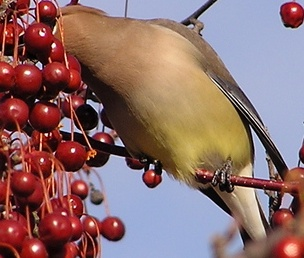
#> input picture tests/fixtures/bird_cedar_waxwing.jpg, 304 x 258 px; its folder holds only this picture in this run
$ python -i focus.py   (imports and definitions only)   (older library calls are emulated)
#> lines starting #> are read from the running program, lines starting #| are printed output that depends on the picture
"""Focus and exposure measurement for setting a lens by hand.

The Arducam UC-517 lenses have no software focus control -- libcamera
exposes neither ``LensPosition`` nor any ``Af`` control for them -- so
focus is a ring turned by hand at the enclosure. This module turns a
frame into the numbers that make that possible without a monitor.

Why the blur ratio and not the usual Laplacian variance
-------------------------------------------------------
Sharpness has to be reported as a percentage, and a percentage needs a
fixed zero. Three metrics were measured against the same frames under
known Gaussian blur:

- **Laplacian variance** spans four decades (0.88 to 10144 across a real
  frame and a random-texture target) and depends entirely on how much
  detail the scene happens to contain. A blank wall in perfect focus
  scores near zero. There is no value that means "focused".
- **Laplacian variance normalised by luma variance** is worse: it is not
  monotonic. Measured 0.0718 at sigma 4 and 0.2171 at sigma 8, so it
  reads *better* as the image gets blurrier. Unusable.
- **The blur ratio** used here re-blurs the frame and asks how much
  detail that destroys. A sharp frame loses a great deal, so the ratio
  is large; a frame that is already blurred loses almost nothing, so the
  ratio approaches 1.0.

That 1.0 is the point of the whole exercise: it is a floor with a
physical meaning -- "blurring this further changes nothing, it is
already as defocused as it can look" -- and it anchors the 0% end of the
scale to something real rather than to a scene-dependent constant.

The ceiling is the honest weakness
----------------------------------
``DEFAULT_CEILING`` maps the top of the scale and cannot be calibrated
until a genuinely in-focus frame exists on this hardware. Until then the
absolute percentage is approximate. This does not make the tool useless,
because setting a lens by hand needs a *comparison*, not an absolute:
the caller peak-holds the best reading of the session, and "better or
worse than a moment ago" is exact whatever the ceiling is.

Why a percentage alone would mislead
------------------------------------
Camera 1 on this system reads 5% while returning no image at all: a
uniform field at 7.3 lux with auto-exposure pinned at maximum. Five
percent invites someone to keep turning a ring that was never the
problem. Detail is the tell -- standard deviation 10 against camera 0's
57 -- so a frame with no detail to measure is reported as such instead
of as a low score. ``NO IMAGE`` and ``LOW DETAIL`` are separated by
brightness, because a blocked lens and a blank wall look identical in
pixels alone and only the first is a fault.
"""

from __future__ import annotations

import math
from dataclasses import dataclass
from collections.abc import Sequence
from typing import Any

import cv2
import numpy as np

# Fraction of the frame, per axis, used to judge focus. The feeder sits
# in the middle of the frame, and the corners of a cheap lens are soft
# even when the centre is sharp.
CENTRE_FRACTION = 1.0 / 3.0

# Blur ratio that maps to 100%. See the module docstring: this is the
# uncalibrated constant, and the value to revisit once a sharp frame
# exists. A random-texture target reaches 224, a defocused real frame
# 3.9, so 60 sits well inside the achievable range for a real scene.
DEFAULT_CEILING = 60.0

# Sigma of the reference blur. Large enough to destroy real detail,
# small enough not to erase the coarse structure that survives in an
# already-blurred frame.
_BLUR_SIGMA = 1.5

# Laplacian energy below this is noise, not structure. Guards the
# division and makes a featureless frame return the 1.0 floor rather
# than a ratio built from rounding error.
_MIN_ENERGY = 1e-6

# Pixel values counted as clipped. 8-bit, so 255 is full scale; a little
# margin catches highlights already flattened by the ISP.
_CLIP_HIGH = 250
_CLIP_LOW = 5

# Standard deviation below which there is not enough detail to judge
# focus at all. Camera 1 measured 6 to 10 while blocked; camera 0
# measured 57 while merely out of focus.
_MIN_TEXTURE_STD = 12.0

# Scene illumination below which a featureless frame is a blocked lens
# rather than a blank subject. Camera 1 reported 7.3 lux against camera
# 0's 19242 in the same daylight.
_DARK_LUX = 50.0

# Mean luma standing in for lux when no camera metadata is available.
_DARK_LUMA = 30.0

# Fraction of the frame clipped white before exposure is the problem
# rather than the focus.
_BRIGHT_CLIP_PCT = 20.0

STATE_OK = "OK"
STATE_NO_IMAGE = "NO IMAGE"
STATE_LOW_DETAIL = "LOW DETAIL"
STATE_DARK = "DARK"
STATE_BRIGHT = "BRIGHT"

# States in which the focus percentage means nothing and must not be
# shown as though it did.
_UNMEASURABLE = frozenset({STATE_NO_IMAGE, STATE_LOW_DETAIL})


@dataclass(frozen=True)
class FocusReading:
    """Everything one frame can say about focus and exposure."""

    camera: int
    focus_pct: float
    peak_pct: float
    blur_ratio: float
    luma_mean: float
    luma_std: float
    clip_high_pct: float
    clip_low_pct: float
    state: str
    lux: float | None = None
    exposure_us: int | None = None
    analogue_gain: float | None = None

    # [27 lines left out: functions measurable, centre_crop, not called in this run]


def blur_ratio(gray: np.ndarray) -> float:
    """How much detail a reference blur destroys. 1.0 means none left.

    Guarded by the same texture threshold the state machine uses,
    because outside it the measurement inverts. Once an image is nearly
    flat both Laplacian energies are dominated by sensor and rounding
    noise, and their *ratio* can climb as the image gets smoother still:
    measured 1.06 at sigma 4 rising to 1.86 at sigma 12 on a synthetic
    target, and far worse in floating point, where the same sweep ran
    away to 312. Reporting the floor for a frame with nothing in it to
    measure keeps the scale monotonic where it is meaningful and honest
    where it is not.
    """
    if float(gray.std()) < _MIN_TEXTURE_STD:
        return 1.0

    reference = cv2.GaussianBlur(gray, (0, 0), _BLUR_SIGMA)
    blurred_energy = float(cv2.Laplacian(reference, cv2.CV_64F).var())
    if blurred_energy < _MIN_ENERGY:
        return 1.0
    ratio = float(cv2.Laplacian(gray, cv2.CV_64F).var()) / blurred_energy
    # Below the floor the frame is already fully blurred; the excess is
    # noise and reporting it as less than "completely soft" is noise too.
    return max(1.0, ratio)


# [117 lines left out: functions focus_percent, analyse_frame, _classify, _as_float, _as_int, not called in this run]


# -- Exposure settling ---------------------------------------------------------

# How many consecutive agreeing samples count as settled. Three at the
# caller's poll interval is about a second, which is what the IMX477
# needs after its first frame.
SETTLE_SAMPLES = 3

# Fractional change below which two exposure samples are the same value.
SETTLE_TOLERANCE = 0.02


# [45 lines left out: functions exposure_sample, exposure_settled, not called in this run]


# Percentage points within which two readings count as the same value.
READING_TOLERANCE_PCT = 1.5


# [30 lines left out: function readings_settled, not called in this run]

>>> import cv2
>>> picture = cv2.imread('../../../tests/fixtures/bird_cedar_waxwing.jpg', cv2.IMREAD_GRAYSCALE)
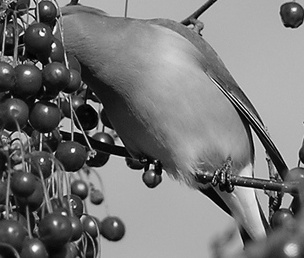
#> picture: shape (258, 304); min 0, max 255, mean 118.4
>>> result = blur_ratio(picture)
#> in blur_ratio, `reference = cv2.GaussianBlur(gray, (0, 0), _BLUR_SIGMA)`:
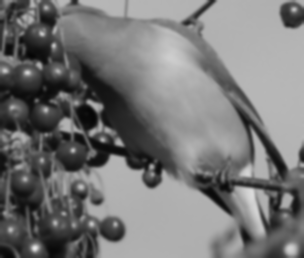
#> reference: shape (258, 304); min 5, max 228, mean 118.4
#> in blur_ratio, `blurred_energy = float(cv2.Laplacian(reference, cv2.CV_64F).var())`: blurred_energy = 39.35
#> in blur_ratio, `ratio = float(cv2.Laplacian(gray, cv2.CV_64F).var()) / blurred_energy`: ratio = 73.6
#> result = 73.6

$ run again, on tests/fixtures/bird_common_hoopoe.jpg
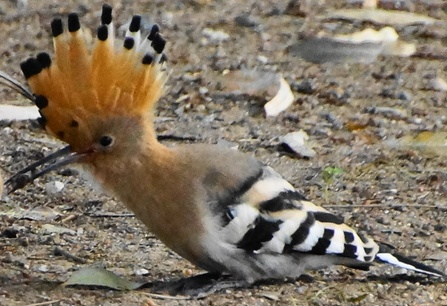
#> input picture tests/fixtures/bird_common_hoopoe.jpg, 447 x 306 px
#> `picture = cv2.imread('../../../tests/fixtures/bird_cedar_waxwing.jpg',..`:
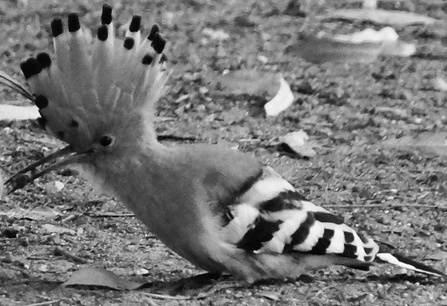
#> picture: shape (306, 447); min 0, max 255, mean 119
#> in blur_ratio, `reference = cv2.GaussianBlur(gray, (0, 0), _BLUR_SIGMA)`:
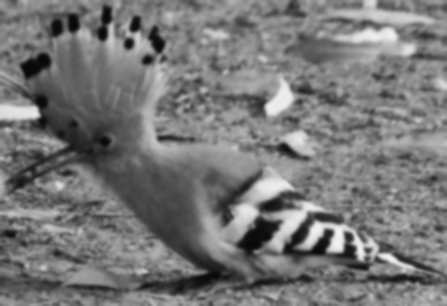
#> reference: shape (306, 447); min 7, max 244, mean 119
#> blurred_energy = 38.05
#> ratio = 37.47
